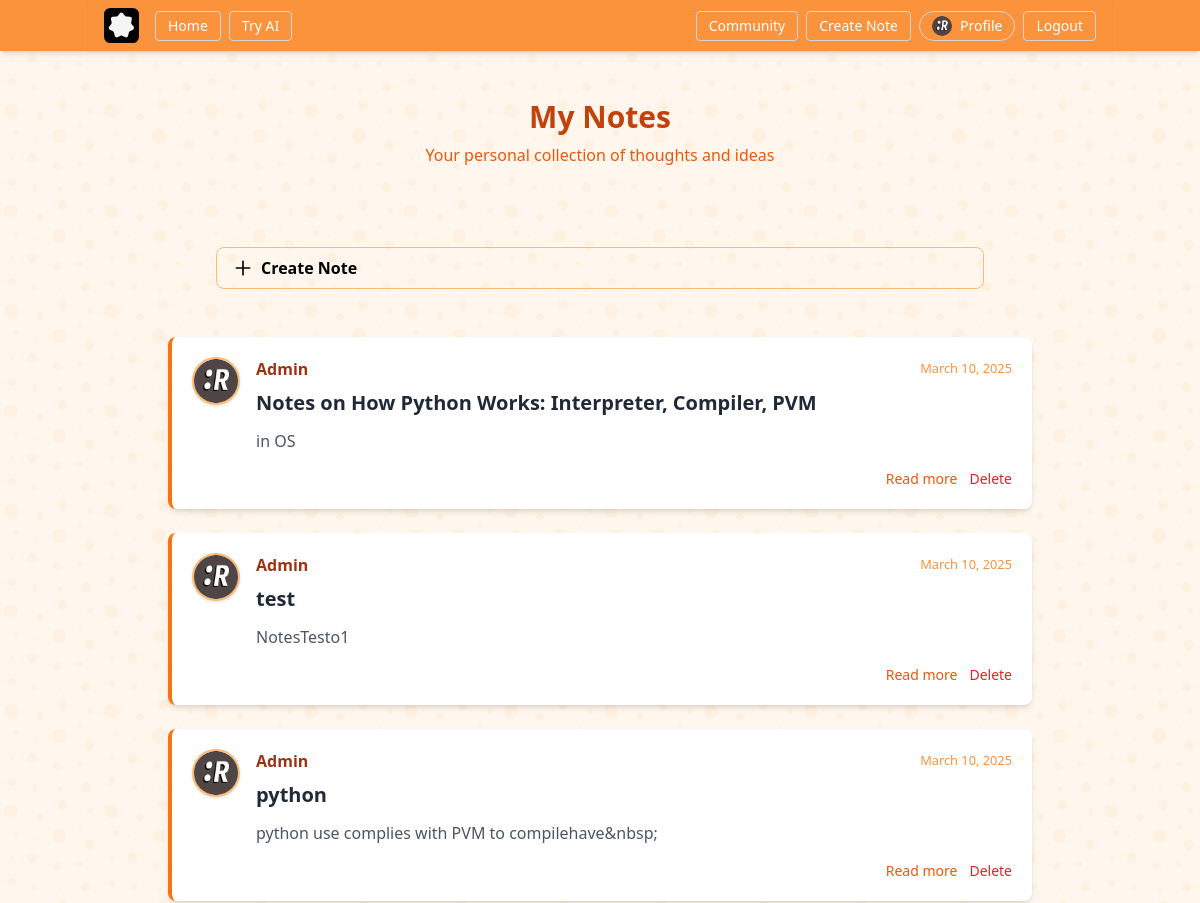
The page /note/ (signed in, upper part) on the database as committed earlier.
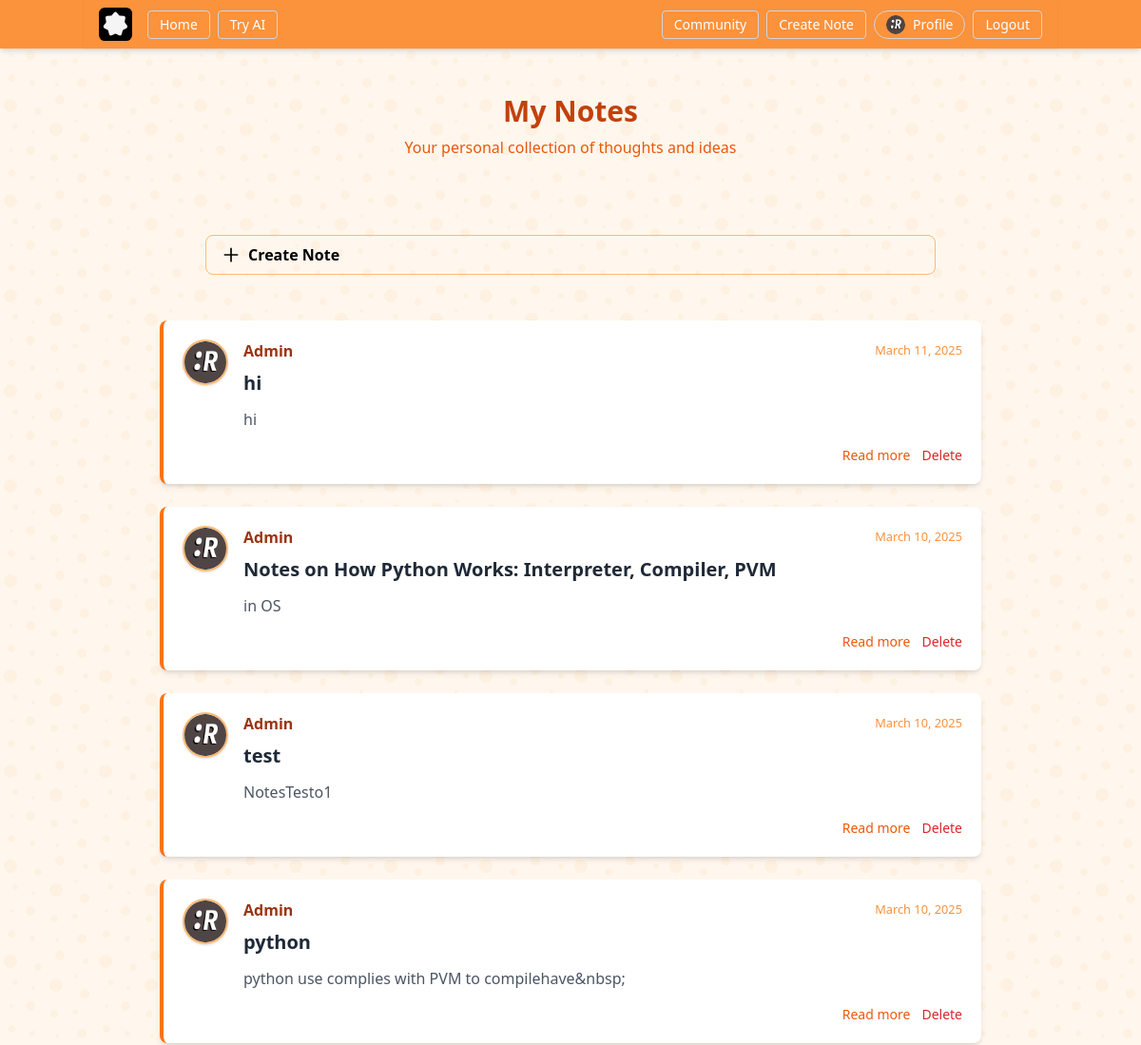
The same page on the database as committed later.
### note/models.py (models this page shows, shortened)
class Note(models.Model):
    title = models.CharField(max_length=255)
    content = models.TextField()
    date_created = models.DateTimeField(default=timezone.now)
    user = models.ForeignKey(User, on_delete=models.CASCADE)

### users/models.py (models this page shows, shortened)
class Profile(models.Model):# Profile model inherits from models.Model that have one to one relationship with User model
    user = models.OneToOneField(User, on_delete=models.CASCADE) # one to one relationship with User model
    image = models.ImageField(default='default.jpg', upload_to='profile_pics') # profile picture
    position = models.CharField(default='Student', max_length=100) # position
    bio = models.TextField(default='No bio...', max_length=300) # bio
    insitute = models.CharField(default='APSIT', max_length=100) # insitute
    hobbies = models.CharField(default='Cricket', max_length=100) # hobbies
    phone = models.CharField(default='1234567890', max_length=10) # phone
    location = models.CharField(default='Mumbai', max_length=100) # location

### note/views.py (the view)
# urls.py: path('', NotesListView.as_view(), name='note-home'),
class NotesListView(LoginRequiredMixin, ListView):
    model = Note
    template_name = 'note/note.html'  # Update with the appropriate template
    context_object_name = 'notes'
    def get_queryset(self):
        notes = Note.objects.filter(user=self.request.user).order_by('-date_created')
        for note in notes:
            note.content = strip_tags(note.content)  # Strips HTML tags from content
        return notes

### note/templates/note/note.html (shortened to what this page needs)
{% extends "base/base.html" %}
{% block content %}
<div class="max-w-4xl mx-auto py-8 px-4">
    <div class="mb-8 text-center">
        <h1 class="text-3xl font-bold text-orange-700">My Notes</h1>
        <p class="text-orange-600 mt-2">Your personal collection of thoughts and ideas</p>
    </div>
    <div class="p-12 right-12 z-10">
        <a href="{% url 'note-create' %}" class="bg-whtw-500 hover:bg-white-600 text-balck font-semibold py-2 px-4 border border-orange-300  rounded-lg flex items-center">
            <svg xmlns="http://www.w3.org/2000/svg" class="h-5 w-5 mr-2" fill="none" viewBox="0 0 24 24" stroke="currentColor">
                <path stroke-linecap="round" stroke-linejoin="round" stroke-width="2" d="M12 4v16m8-8H4" />
            </svg>
            Create Note
        </a>
    </div>
    <div class="space-y-6">
        {% for note in notes %}
        <article class="bg-white rounded-lg shadow-md overflow-hidden border-l-4 border-orange-500 hover:shadow-lg transition-shadow duration-300">
            <div class="p-5">
                <div class="flex items-start gap-4">
                    <img class="rounded-full w-12 h-12 border-2 border-orange-300 object-cover shadow"
                         src="{{ note.user.profile.image.url }}"
                         alt="{{ note.user }}'s profile picture">
                    <div class="flex-1">
                        <div class="flex flex-wrap justify-between items-center mb-2">
                            <a href="#" class="font-semibold text-orange-800 hover:text-orange-600 transition-colors">{{ note.user }}</a>
                            <small class="text-orange-400 font-medium">{{ note.date_created | date:"F d, Y"}}</small>
                        </div>
                        <h2 class="font-bold text-xl text-gray-800 mt-1 mb-3">
                            <a href="{% url 'note-detail' note.id %}" class="hover:text-orange-600 transition-colors">{{ note.title }}</a>
                        </h2>
                        <p class="text-gray-600 mt-2">{{ note.content|truncatechars:150 }}</p>
                        <div class="mt-4 flex justify-end space-x-3">
                            <a href="{% url 'note-detail' note.id %}" class="text-orange-600 hover:text-orange-800 font-medium text-sm">Read more</a>
                            <a href="{% url 'note-delete' note.id %}" class="text-red-600 hover:text-red-800 font-medium text-sm">Delete</a>
                        </div>
                    </div>
                </div>
            </div>
        </article>
        {% endfor %}
    </div>
</div>
{% endblock content %}

Rows that differ between the two databases and show on the page:
added Note: user.profile.image (picture), user "Admin", date_created "March 11, 2025", title "hi", content "hi"
